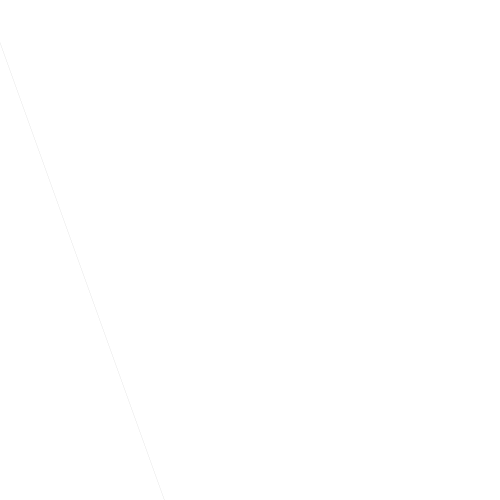
Frame 1 (no input)
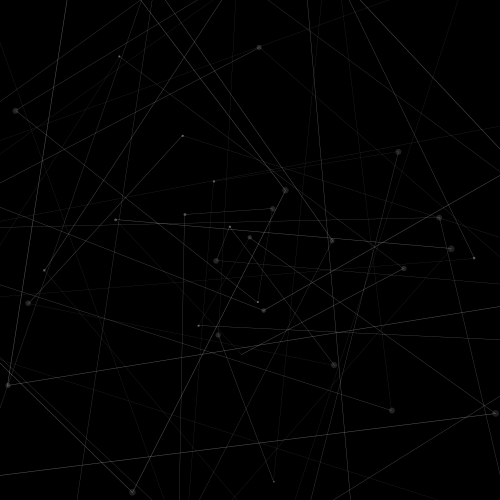
Frame 60 (the mouse pressed at the canvas centre just before this capture)
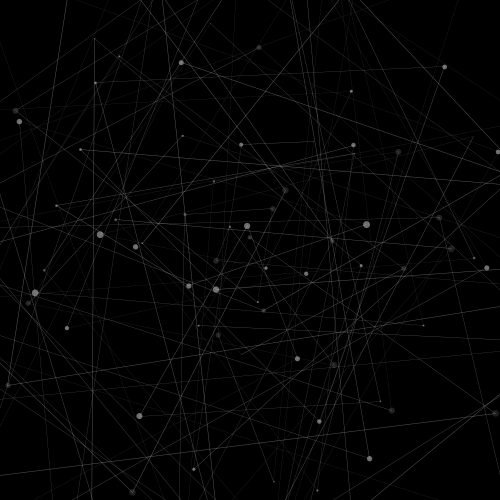
Frame 120 (the mouse held since frame 60 and released just before this capture)

The Processing sketch that drew these frames (run headless with seeded random() and noise(); from frame 60 on, the mouse is pressed at the canvas centre):

// Processing sketch: processing_31513
// ── processing_31513.pde

/* DirtyHair_b // by Jorge Nieto @ July 2011

****PLEASE DONT USE FOR YOUR OWN PROFIT****

Click for Invert.
Press any key for reset.
*/

boolean inverted = false;
int tam = 500;
float x, y, xx = -30, yy = -40;
int lineCounter = 0, i = 0;

void setup(){
background(255);
size(500,500); 
smooth();
frameRate(20);
}

void draw(){
drawLines(inverted);
}

void keyPressed(){
reset();
}

void mousePressed(){
invertColor();
}

void reset(){
 if(inverted){
 background(0); 
 }else{
 background(255);
 }
 float xx = -20, yy = -2;
 //lineCounter = 0;
 i = 0;
}

void invertColor(){
 filter(INVERT); 
 if(inverted){
 inverted = false;
 }else{
 inverted = true;
 }
}

void drawLines(boolean inverted){
  int c = tam/2;
  float ctam = random(7);
  color lcolor;
  color ecolor;
  if(inverted){//Negro
  ecolor = color(200,200,200,140);
  lcolor = color(255,255,255,90);
  }else{//Blanco
  ecolor = color(0,0,0,200/ctam);
  lcolor = color(0,0,0,90);
  }
 
  x = random(tam/1.1+60)*sin(i)+c;
  y = random(tam/1.1+60)*cos(i)+c;
  
  stroke(lcolor); 
  strokeWeight(random(0.5)); 
  line(x, y, xx, yy);
  
  fill(ecolor);
  noStroke();
  ellipse(x,y,ctam,ctam);
  //lineCounter++;
  //println(lineCounter);
  xx = x;
  yy = y;
  i = i + 2;
}



                
                                
